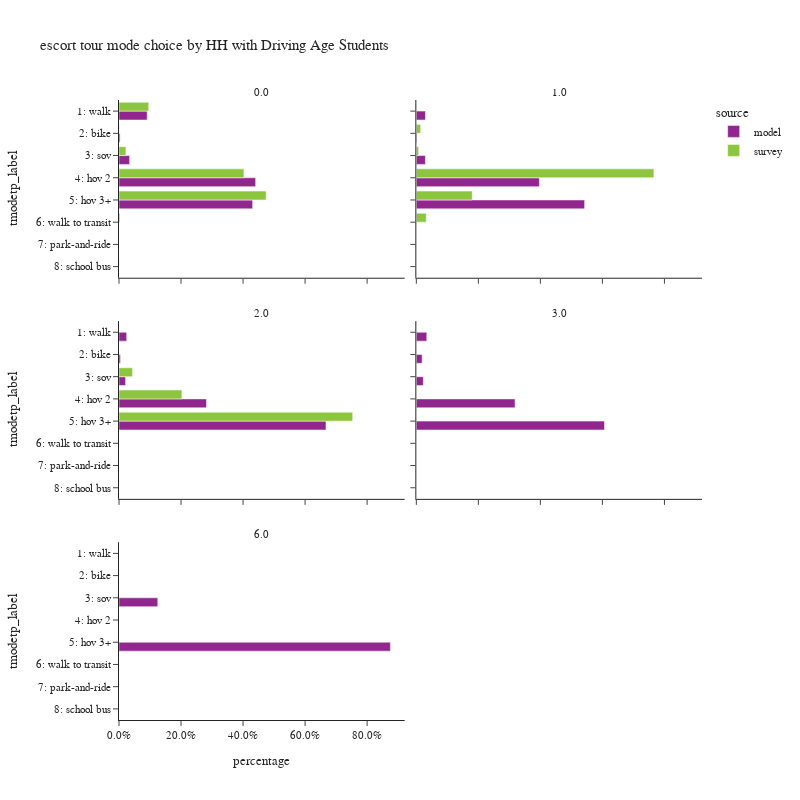

Notebook source saved alongside this figure:
### Code cell
plot_mode_choice(es_tour,
                 "hhhsc",
                 {
                  "tmodetp_label":["1: walk","2: bike","3: sov","4: hov 2","5: hov 3+","6: walk to transit",
                                   "7: park-and-ride","8: school bus","9: other–survey only"]},
                 "HH with Driving Age Students",2,800)

### Figure 1 — Plotly figure (JSON) as saved in the notebook; plotly's stock layout.template omitted (floating-point values rounded to 4 significant figures)
{"data": [{"alignmentgroup": "True", "customdata": [[51030], [1954], [19184], [247144], [241732]], "hovertemplate": "source=model<br>hhhsc=0.0<br>percentage=%{x}<br>tmodetp_label=%{y}<br>sample count=%{customdata[0]}<extra></extra>", "legendgroup": "model", "marker": {"color": "#91268F", "pattern": {"shape": ""}}, "name": "model", "offsetgroup": "model", "orientation": "h", "showlegend": true, "textposition": "auto", "type": "bar", "x": [0.09096, 0.003483, 0.03419, 0.4405, 0.4309], "xaxis": "x5", "y": ["1: walk", "2: bike", "3: sov", "4: hov 2", "5: hov 3+"], "yaxis": "y5"}, {"alignmentgroup": "True", "customdata": [[1691], [118], [1684], [22844], [31241]], "hovertemplate": "source=model<br>hhhsc=1.0<br>percentage=%{x}<br>tmodetp_label=%{y}<br>sample count=%{customdata[0]}<extra></extra>", "legendgroup": "model", "marker": {"color": "#91268F", "pattern": {"shape": ""}}, "name": "model", "offsetgroup": "model", "orientation": "h", "showlegend": false, "textposition": "auto", "type": "bar", "x": [0.02937, 0.002049, 0.02925, 0.3967, 0.5426], "xaxis": "x6", "y": ["1: walk", "2: bike", "3: sov", "4: hov 2", "5: hov 3+"], "yaxis": "y6"}, {"alignmentgroup": "True", "customdata": [[194], [37], [166], [2214], [5238]], "hovertemplate": "source=model<br>hhhsc=2.0<br>percentage=%{x}<br>tmodetp_label=%{y}<br>sample count=%{customdata[0]}<extra></extra>", "legendgroup": "model", "marker": {"color": "#91268F", "pattern": {"shape": ""}}, "name": "model", "offsetgroup": "model", "orientation": "h", "showlegend": false, "textposition": "auto", "type": "bar", "x": [0.02472, 0.004714, 0.02115, 0.2821, 0.6673], "xaxis": "x3", "y": ["1: walk", "2: bike", "3: sov", "4: hov 2", "5: hov 3+"], "yaxis": "y3"}, {"alignmentgroup": "True", "customdata": [[9], [5], [6], [85], [162]], "hovertemplate": "source=model<br>hhhsc=3.0<br>percentage=%{x}<br>tmodetp_label=%{y}<br>sample count=%{customdata[0]}<extra></extra>", "legendgroup": "model", "marker": {"color": "#91268F", "pattern": {"shape": ""}}, "name": "model", "offsetgroup": "model", "orientation": "h", "showlegend": false, "textposition": "auto", "type": "bar", "x": [0.03371, 0.01873, 0.02247, 0.3184, 0.6067], "xaxis": "x4", "y": ["1: walk", "2: bike", "3: sov", "4: hov 2", "5: hov 3+"], "yaxis": "y4"}, {"alignmentgroup": "True", "customdata": [[1], [7]], "hovertemplate": "source=model<br>hhhsc=6.0<br>percentage=%{x}<br>tmodetp_label=%{y}<br>sample count=%{customdata[0]}<extra></extra>", "legendgroup": "model", "marker": {"color": "#91268F", "pattern": {"shape": ""}}, "name": "model", "offsetgroup": "model", "orientation": "h", "showlegend": false, "textposition": "auto", "type": "bar", "x": [0.125, 0.875], "xaxis": "x", "y": ["3: sov", "5: hov 3+"], "yaxis": "y"}, {"alignmentgroup": "True", "customdata": [[79], [10], [27], [258], [212], [9], [3]], "hovertemplate": "source=survey<br>hhhsc=0.0<br>percentage=%{x}<br>tmodetp_label=%{y}<br>sample count=%{customdata[0]}<extra></extra>", "legendgroup": "survey", "marker": {"color": "#8CC63E", "pattern": {"shape": ""}}, "name": "survey", "offsetgroup": "survey", "orientation": "h", "showlegend": true, "textposition": "auto", "type": "bar", "x": [0.09573, 0.00119, 0.02228, 0.4027, 0.4745, 0.003052, 0.0005548], "xaxis": "x5", "y": ["1: walk", "2: bike", "3: sov", "4: hov 2", "5: hov 3+", "6: walk to transit", "8: school bus"], "yaxis": "y5"}, {"alignmentgroup": "True", "customdata": [[1], [1], [1], [29], [11], [1]], "hovertemplate": "source=survey<br>hhhsc=1.0<br>percentage=%{x}<br>tmodetp_label=%{y}<br>sample count=%{customdata[0]}<extra></extra>", "legendgroup": "survey", "marker": {"color": "#8CC63E", "pattern": {"shape": ""}}, "name": "survey", "offsetgroup": "survey", "orientation": "h", "showlegend": false, "textposition": "auto", "type": "bar", "x": [0.000217, 0.01403, 0.007579, 0.766, 0.1803, 0.0319], "xaxis": "x6", "y": ["1: walk", "2: bike", "3: sov", "4: hov 2", "5: hov 3+", "6: walk to transit"], "yaxis": "y6"}, {"alignmentgroup": "True", "customdata": [[1], [2], [6]], "hovertemplate": "source=survey<br>hhhsc=2.0<br>percentage=%{x}<br>tmodetp_label=%{y}<br>sample count=%{customdata[0]}<extra></extra>", "legendgroup": "survey", "marker": {"color": "#8CC63E", "pattern": {"shape": ""}}, "name": "survey", "offsetgroup": "survey", "orientation": "h", "showlegend": false, "textposition": "auto", "type": "bar", "x": [0.04369, 0.2029, 0.7534], "xaxis": "x3", "y": ["3: sov", "4: hov 2", "5: hov 3+"], "yaxis": "y3"}], "layout": {"annotations": [{"font": {}, "showarrow": false, "text": "6.0", "x": 0.245, "xanchor": "center", "xref": "paper", "y": 0.2867, "yanchor": "bottom", "yref": "paper"}, {"font": {}, "showarrow": false, "text": "2.0", "x": 0.245, "xanchor": "center", "xref": "paper", "y": 0.6433, "yanchor": "bottom", "yref": "paper"}, {"font": {}, "showarrow": false, "text": "3.0", "x": 0.755, "xanchor": "center", "xref": "paper", "y": 0.6433, "yanchor": "bottom", "yref": "paper"}, {"font": {}, "showarrow": false, "text": "0.0", "x": 0.245, "xanchor": "center", "xref": "paper", "y": 1.0, "yanchor": "bottom", "yref": "paper"}, {"font": {}, "showarrow": false, "text": "1.0", "x": 0.755, "xanchor": "center", "xref": "paper", "y": 1.0, "yanchor": "bottom", "yref": "paper"}], "barmode": "group", "height": 800, "legend": {"title": {"text": "source"}, "tracegroupgap": 0}, "title": {"text": "escort tour mode choice by HH with Driving Age Students"}, "width": 800, "xaxis": {"anchor": "y", "domain": [0.0, 0.49], "tickformat": ".1%", "title": {"text": "percentage"}}, "xaxis2": {"anchor": "y2", "domain": [0.51, 1.0], "matches": "x", "tickformat": ".1%", "title": {"text": "percentage"}}, "xaxis3": {"anchor": "y3", "domain": [0.0, 0.49], "matches": "x", "showticklabels": false, "tickformat": ".1%"}, "xaxis4": {"anchor": "y4", "domain": [0.51, 1.0], "matches": "x", "showticklabels": false, "tickformat": ".1%"}, "xaxis5": {"anchor": "y5", "domain": [0.0, 0.49], "matches": "x", "showticklabels": false, "tickformat": ".1%"}, "xaxis6": {"anchor": "y6", "domain": [0.51, 1.0], "matches": "x", "showticklabels": false, "tickformat": ".1%"}, "yaxis": {"anchor": "x", "categoryarray": ["9: other–survey only", "8: school bus", "7: park-and-ride", "6: walk to transit", "5: hov 3+", "4: hov 2", "3: sov", "2: bike", "1: walk"], "categoryorder": "array", "domain": [0.0, 0.2867], "title": {"text": "tmodetp_label"}}, "yaxis2": {"anchor": "x2", "domain": [0.0, 0.2867], "matches": "y", "showticklabels": false}, "yaxis3": {"anchor": "x3", "categoryarray": ["9: other–survey only", "8: school bus", "7: park-and-ride", "6: walk to transit", "5: hov 3+", "4: hov 2", "3: sov", "2: bike", "1: walk"], "categoryorder": "array", "domain": [0.3567, 0.6433], "matches": "y", "title": {"text": "tmodetp_label"}}, "yaxis4": {"anchor": "x4", "domain": [0.3567, 0.6433], "matches": "y", "showticklabels": false}, "yaxis5": {"anchor": "x5", "categoryarray": ["9: other–survey only", "8: school bus", "7: park-and-ride", "6: walk to transit", "5: hov 3+", "4: hov 2", "3: sov", "2: bike", "1: walk"], "categoryorder": "array", "domain": [0.7133, 1.0], "matches": "y", "title": {"text": "tmodetp_label"}}, "yaxis6": {"anchor": "x6", "domain": [0.7133, 1.0], "matches": "y", "showticklabels": false}}}
